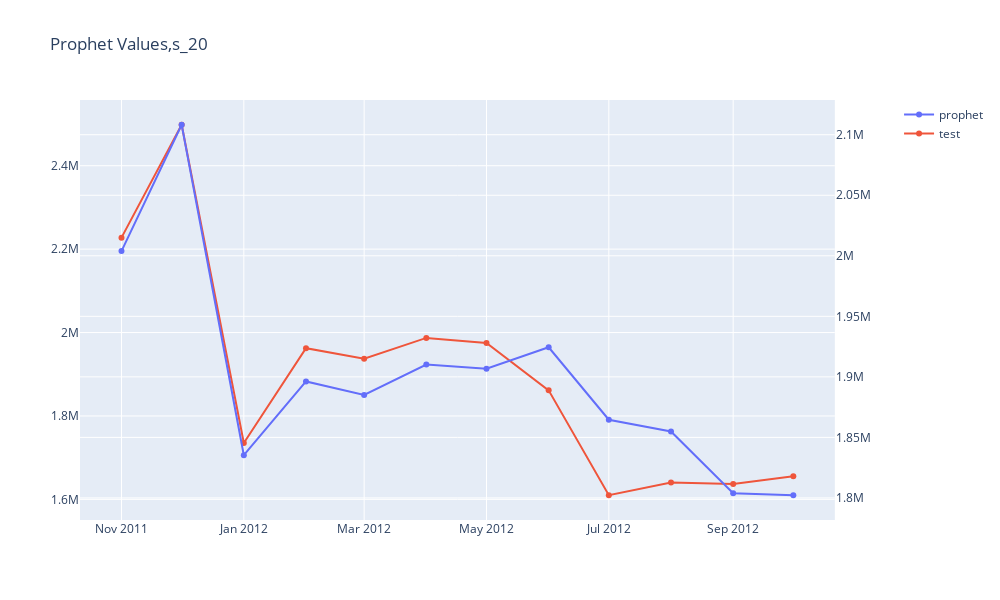

Write notebook code for a chart like this one.
### Code cell
fig = make_subplots(specs=[[{"secondary_y": True}]])


fig.add_trace(
    go.Scatter(x = x_pp ,y = y_pp, name="prophet"),
    secondary_y=True
)

fig.add_trace(
    go.Scatter(x = x_test,y = y_test, name="test"),
    secondary_y=False
)


fig.update_layout(
    title_text=f"Prophet Values,{vnames[0]}",
    width = 1000, height = 600
)

fig.show()

### Figure 1 — Plotly figure (JSON) as saved in the notebook; plotly's stock layout.template omitted (floating-point values rounded to 4 significant figures)
{"data": [{"name": "prophet", "type": "scatter", "x": ["2011-11-01T00:00:00", "2011-12-01T00:00:00", "2012-01-01T00:00:00", "2012-02-01T00:00:00", "2012-03-01T00:00:00", "2012-04-01T00:00:00", "2012-05-01T00:00:00", "2012-06-01T00:00:00", "2012-07-01T00:00:00", "2012-08-01T00:00:00", "2012-09-01T00:00:00", "2012-10-01T00:00:00"], "xaxis": "x", "y": [2004000.0, 2108000.0, 1835000.0, 1896000.0, 1885000.0, 1910000.0, 1907000.0, 1924000.0, 1865000.0, 1855000.0, 1804000.0, 1802000.0], "yaxis": "y2"}, {"name": "test", "type": "scatter", "x": ["2011-11-01T00:00:00", "2011-12-01T00:00:00", "2012-01-01T00:00:00", "2012-02-01T00:00:00", "2012-03-01T00:00:00", "2012-04-01T00:00:00", "2012-05-01T00:00:00", "2012-06-01T00:00:00", "2012-07-01T00:00:00", "2012-08-01T00:00:00", "2012-09-01T00:00:00", "2012-10-01T00:00:00"], "xaxis": "x", "y": [2228000.0, 2498000.0, 1735000.0, 1963000.0, 1937000.0, 1987000.0, 1975000.0, 1861000.0, 1610000.0, 1640000.0, 1637000.0, 1655000.0], "yaxis": "y"}], "layout": {"height": 600, "title": {"text": "Prophet Values,s_20"}, "width": 1000, "xaxis": {"anchor": "y", "autorange": true, "domain": [0, 0.94], "range": ["2011-10-11 07:20:39.2153", "2012-10-21 16:39:20.7847"], "type": "date"}, "yaxis": {"anchor": "x", "autorange": true, "domain": [0, 1], "range": [1550000.0, 2558000.0], "type": "linear"}, "yaxis2": {"anchor": "x", "autorange": true, "overlaying": "y", "range": [1782000.0, 2129000.0], "side": "right", "type": "linear"}}}
